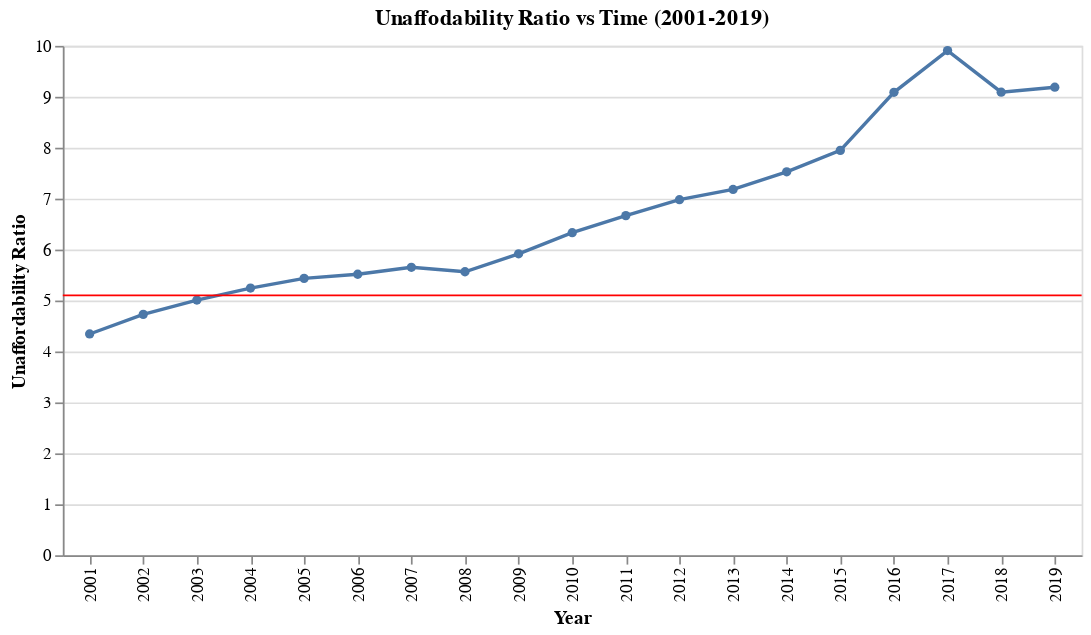

Notebook code for this chart:
### Markdown cell above
Let's plot **Unaffordability Ratio** over time as below.

### Code cell
# Plotting Unaffordability Ratio over time
line = alt.Chart(unaffordability_df, title='Unaffodability Ratio vs Time (2001-2019)').mark_line(
    point=True
).encode(
     x=alt.X('year:N', title='Year'),
     y=alt.Y('unaffordability_ratio', title='Unaffordability Ratio'),
)

reference = alt.Chart(pd.DataFrame({'unaffordability_ratio': [5.1]})).mark_rule(color='red').encode(y='unaffordability_ratio')

(line + reference).properties(width=600)

### Figure 1 — Vega-Lite specification as saved in the notebook (floating-point values rounded to 4 significant figures)
{"config": {"view": {"continuousWidth": 400, "continuousHeight": 300}}, "layer": [{"data": {"name": "data-57accd0297d5f526835e1c82067372ff"}, "mark": {"type": "line", "point": true}, "encoding": {"x": {"type": "nominal", "field": "year", "title": "Year"}, "y": {"type": "quantitative", "field": "unaffordability_ratio", "title": "Unaffordability Ratio"}}, "title": "Unaffodability Ratio vs Time (2001-2019)"}, {"data": {"name": "data-fd6d2c665c5479b782ecb01886967125"}, "mark": {"type": "rule", "color": "red"}, "encoding": {"y": {"type": "quantitative", "field": "unaffordability_ratio"}}}], "width": 600, "$schema": "https://vega.github.io/schema/vega-lite/v4.8.1.json", "datasets": {"data-57accd0297d5f526835e1c82067372ff": [{"year": 2001, "median_total_income": 57900, "avg_sales_price": 251508, "unaffordability_ratio": 4.344}, {"year": 2002, "median_total_income": 58200, "avg_sales_price": 275231, "unaffordability_ratio": 4.729}, {"year": 2003, "median_total_income": 58500, "avg_sales_price": 293061, "unaffordability_ratio": 5.01}, {"year": 2004, "median_total_income": 60100, "avg_sales_price": 315231, "unaffordability_ratio": 5.245}, {"year": 2005, "median_total_income": 61800, "avg_sales_price": 335907, "unaffordability_ratio": 5.435}, {"year": 2006, "median_total_income": 63800, "avg_sales_price": 351941, "unaffordability_ratio": 5.516}, {"year": 2007, "median_total_income": 66560, "avg_sales_price": 376236, "unaffordability_ratio": 5.653}, {"year": 2008, "median_total_income": 68120, "avg_sales_price": 379080, "unaffordability_ratio": 5.565}, {"year": 2009, "median_total_income": 66790, "avg_sales_price": 395234, "unaffordability_ratio": 5.918}, {"year": 2010, "median_total_income": 68110, "avg_sales_price": 431262, "unaffordability_ratio": 6.332}, {"year": 2011, "median_total_income": 69740, "avg_sales_price": 464989, "unaffordability_ratio": 6.667}, {"year": 2012, "median_total_income": 71210, "avg_sales_price": 497073, "unaffordability_ratio": 6.98}, {"year": 2013, "median_total_income": 72830, "avg_sales_price": 522951, "unaffordability_ratio": 7.18}, {"year": 2014, "median_total_income": 75270, "avg_sales_price": 566611, "unaffordability_ratio": 7.528}, {"year": 2015, "median_total_income": 78280, "avg_sales_price": 622116, "unaffordability_ratio": 7.947}, {"year": 2016, "median_total_income": 80310, "avg_sales_price": 729824, "unaffordability_ratio": 9.088}, {"year": 2017, "median_total_income": 83020, "avg_sales_price": 822510, "unaffordability_ratio": 9.907}, {"year": 2018, "median_total_income": 86670, "avg_sales_price": 787842, "unaffordability_ratio": 9.09}, {"year": 2019, "median_total_income": 89150, "avg_sales_price": 819153, "unaffordability_ratio": 9.188}], "data-fd6d2c665c5479b782ecb01886967125": [{"unaffordability_ratio": 5.1}]}}
